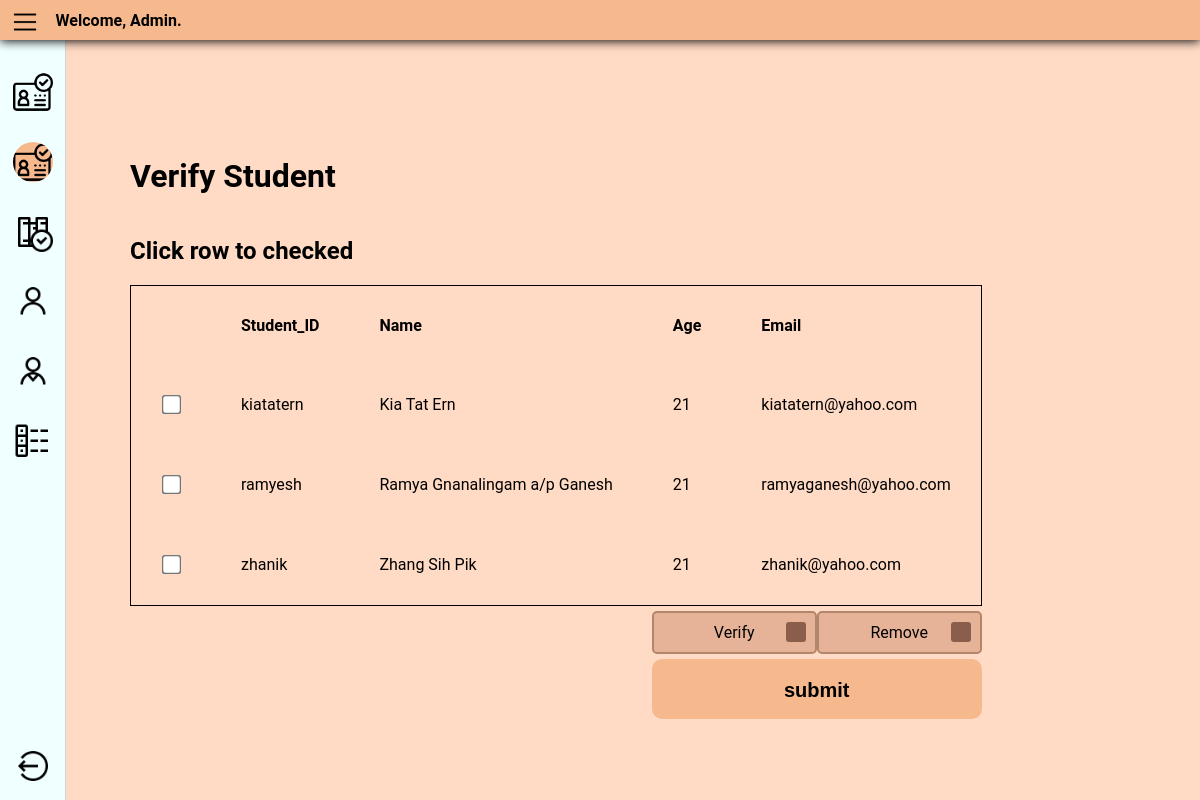
Screenshot of /admin/VerifyUser/verify_student.php with the database file from the repository.
### tables this page shows
CREATE TABLE `Student` (
  `STUDENT_ID` varchar(10) NOT NULL,
  `NAME` varchar(90) DEFAULT NULL,
  `PASSWORD` varchar(70) NOT NULL,
  `AGE` decimal(10,0) DEFAULT NULL,
  `EMAIL` varchar(80) DEFAULT NULL,
  `ISVERIFIED` bit(1) DEFAULT NULL
);

### admin/VerifyUser/verify_student.php (the view, shortened to what this page needs)
<?php
require('../../src/database.php');
?>
<!DOCTYPE html>
<html lang="en">
<head>
    <link rel="stylesheet" href="../admin.css" type="text/css">
    <link rel="stylesheet" href="../../supervisor/css/sidebar_header.css" type="text/css">
</head>
<body>
<header class="header">
    <img class="menu-icon" src="../../src/icon/menu_128px.png" alt="menu icon" title="Menu">
    <div class="welcome-msg">
        Welcome, Admin.
    </div>
</header>
<div class="container">
    <div class="sidebar">
        <div class="middle-sidebar">
            <ul class="sidebar-item-list">
                <li>
                    <a href="verify_supervisor.php"><img class="sidebar-item" src="../../src/icon/verify_128px.png"
                                                         alt="verify supervisor" title="Verify Supervisor"></a>
                </li>
                <li>
                    <a href="verify_student.php"><img class="sidebar-item selected"
                                                      src="../../src/icon/verify_128px.png" alt="verify student"
                                                      title="Verify Student"></a>
                </li>
                <li>
                    <a href="../adminProject/verify_project.php"><img class="sidebar-item"
                                                                      src="../../src/icon/verify_project_128px.png"
                                                                      alt="verify project"
                                                                      title="Verify Project"></a>
                </li>
                <li>
                    <a href="../ListUser/student_list/list_student.php"><img class="sidebar-item"
                                                                             src="../../src/icon/list_student_128px.png"
                                                                             alt="list student"
                                                                             title="List Student"></a>
                </li>
                <li>
                    <a href="../ListUser/supervisor_list/list_supervisor.php"><img class="sidebar-item"
                                                                                   src="../../src/icon/list_supervisor_128px.png"
                                                                                   alt="list supervisor"
                                                                                   title="List Supervisor"></a>
                </li>
                <li>
                    <a href="../adminProject/list_project.php"><img class="sidebar-item"
                                                                    src="../../src/icon/project_list_128px.png"
                                                                    alt="list project"
                                                                    title="List Project"></a>
                </li>
            </ul>
        </div>
        <div class="bottom-sidebar">
            <ul class="sidebar-item-list">
                <li>
                    <a href="../../src/logout.php"><img class="sidebar-item" src="../../src/icon/logout_128px.png"
                                                        alt="logout icon" title="Logout"></a>
                </li>
            </ul>
        </div>
    </div>
    <div class="content">
        <div class="verify-box">
            <h1>Verify Student</h1>
            <h2>Click row to checked</h2>
            <form action="verifyStudent_function.php" method="post">
                <table>
                    <tr>
                        <th></th>
                        <th>Student_ID</th>
                        <th>Name</th>
                        <th>Age</th>
                        <th>Email</th>
                    </tr>
                    <?php
                    $sql = "SELECT * from Student where ISVERIFIED = 0";
                    $result = $con->query($sql);
                    if ($result->num_rows > 0) {
                        while ($row = $result->fetch_assoc()) {
                            echo '<tr onclick="selectRow(this)">
                        <td><input onclick="this.checked = !this.checked;" type="checkbox" name="student[]" value="' . $row["STUDENT_ID"] . '"></td>
                        <td>' . $row["STUDENT_ID"] . '</td>
                        <td>' . $row["NAME"] . '</td>
                        <td>' . $row["AGE"] . '</td>
                        <td>' . $row["EMAIL"] . '</td>
                       </tr>';
                        }
                        echo "</table>";
                    } else
                        echo "0 result";
                    ?>
                <tfoot>
                <tr>
                    <td>
                        <div class="floated" style="text-align: center">
                            <div class="radioBtn">
                                <label for="verify">Verify</label>
                            </div>
                            <div class="radioBtn">
                                <label for="remove">Remove</label>
                            </div>
                        </div>
                    </td>
                    <div class="floated">
                        <input type="submit" name="submit" value="submit" class="submitBtn">
                    </div>
                </tr>
                </tfoot>
            </form>
        </div>
    </div>
</div>
</body>
</html>

### admin/admin.css (style rules this page uses)
:root { --bodyColour: #ffdac4; --containerColour: #f6b98e; }
body { background-color: var(--bodyColour); margin: 0; }
.sidebar { margin-right: 2rem; }
.verify-box { margin-top: 2rem; display: flex; flex-direction: column; padding-bottom: 2rem; padding-top: 2rem; margin-left: auto; margin-right: auto; }
.verify-box [type=submit] { background-color: var(--containerColour); color: black; height: 3em; margin-top: 0; width: 330px; border-style: none; font-weight: bold; font-size: 20px; border-radius: 10px; position: relative; padding: 20px; margin-left: 0; }
.submitBtn { transition-duration: 0.4s; border: 2px solid #b2866a; }
table { border-collapse: collapse; border: 1px solid; border-spacing: 10px; width: 100%; }
th, td { padding: 30px; text-align: left; }
.floated { display: flex; justify-content: flex-end; }
.radioBtn { position: relative; display: block; margin-top: 5px; margin-bottom: 5px; width: 165px; }
.radioBtn label { display: block; background: rgba(206, 136, 104, 0.48); color: black; border-radius: 5px; padding: 10px 40px; border: 2px solid #b2866a; cursor: pointer; }
.radioBtn label:after, .radioBtn label:before { content: ""; position: absolute; right: 11px; top: 11px; width: 20px; height: 20px; border-radius: 3px; background: #8a5e4a; }
.radioBtn label:before { background: transparent; transition: 0.1s width cubic-bezier(0.075, 0.82, 0.165, 1) 0s, 0.3s height cubic-bezier(0.075, 0.82, 0.165, 2) 0.1s; z-index: 2; overflow: hidden; background-repeat: no-repeat; background-size: 13px; background-position: center; width: 0; height: 0; }
input[type='checkbox'] { transform: scale(1.5); }

### supervisor/css/sidebar_header.css (style rules this page uses)
:root { --bodyColour: #ffdac4; --containerColour: #f6b98e; --DarkercontainerColour: #ff8834; --shadowColour: #b14b02; --headerHeight: 40px; }
body { font-family: "Roboto", Verdana, Arial, sans-serif; background-color: var(--bodyColour); margin: 0; }
.header { background-color: var(--containerColour); position: sticky; top: 0; display: flex; height: var(--headerHeight); box-shadow: 0 1px 10px black; align-items: center; z-index: 9999; }
.menu-icon { width: 30px; height: 30px; padding-top: 0.3em; padding-left: 0.6em; }
.sidebar { flex-shrink: 0; overflow: hidden; background-color: azure; width: 65px; border-right: 1px solid lightgrey; display: flex; flex-direction: column; position: sticky; height: calc(100vh - var(--headerHeight)); left: 0; top: var(--headerHeight); }
.middle-sidebar { width: 100%; flex-grow: 1; overflow-y: auto; overflow-x: hidden; margin: 1rem 0; }
.bottom-sidebar { width: 100%; }
.container { display: flex; }
.sidebar-item-list { list-style: none; display: flex; flex-direction: column; align-items: center; margin: 0; padding: 0; }
.sidebar-item { width: 40px; height: 40px; margin-top: 1rem; margin-bottom: 10px; }
.content { display: flex; margin: 2rem; }
.welcome-msg { display: inline; padding-left: 1rem; font-weight: bold; }
.sidebar-item.selected { background-color: var(--containerColour); border-radius: 100px; }

### rows the page displays
student: STUDENT_ID "kiatatern", NAME "Kia Tat Ern", AGE "21", EMAIL "kiatatern@yahoo.com"
student: STUDENT_ID "ramyesh", NAME "Ramya Gnanalingam a/p Ganesh", AGE "21", EMAIL "ramyaganesh@yahoo.com"
student: STUDENT_ID "zhanik", NAME "Zhang Sih Pik", AGE "21", EMAIL "zhanik@yahoo.com"
